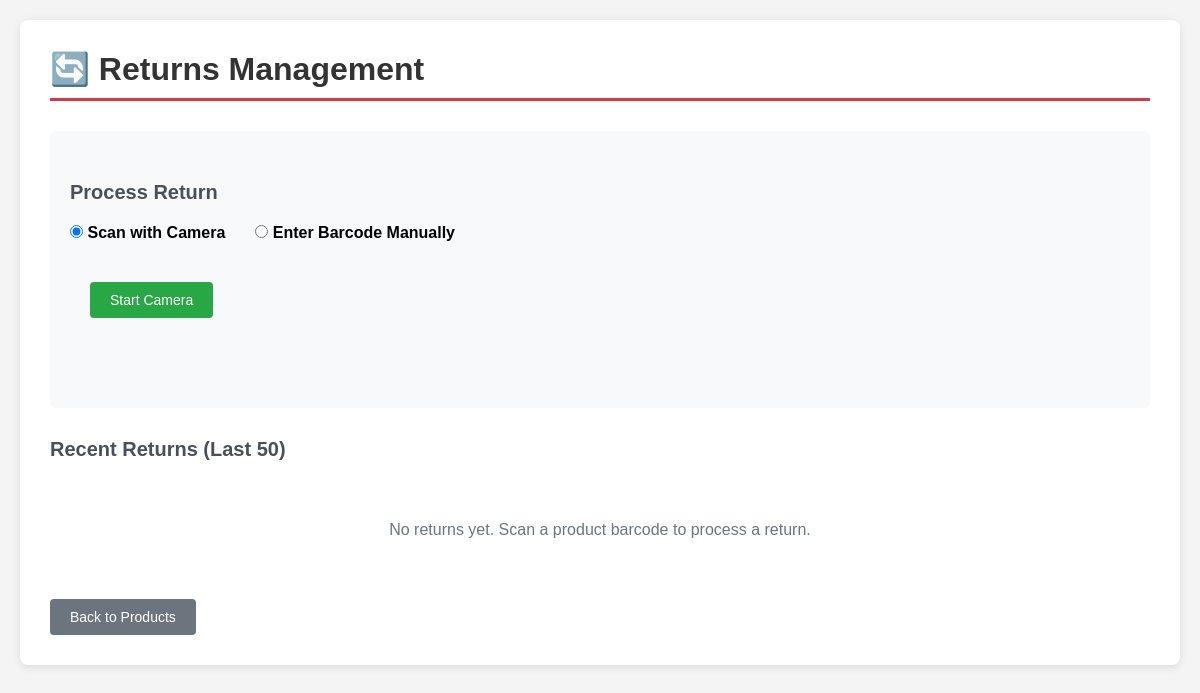
Page /returns on the earlier database version.
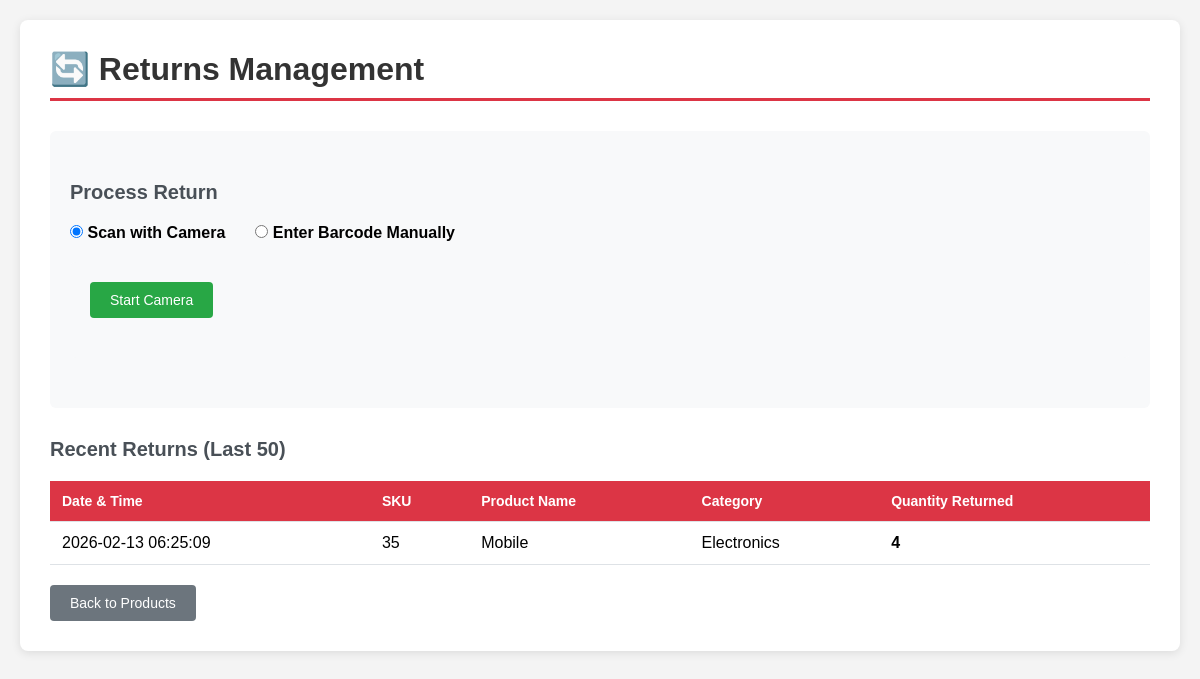
Same page on the later database version.
### tables this page shows
CREATE TABLE `STOCK MOVEMENT` (
            id INTEGER PRIMARY KEY AUTOINCREMENT,
            product_id INTEGER NOT NULL,
            type TEXT NOT NULL,
            quantity INTEGER NOT NULL,
            timestamp TIMESTAMP DEFAULT CURRENT_TIMESTAMP,
            FOREIGN KEY (product_id) REFERENCES `PRODUCT TABLE (Core Table)`(ID)
        );

CREATE TABLE `PRODUCT TABLE (Core Table)` (
            ID INTEGER PRIMARY KEY AUTOINCREMENT,
            sku TEXT NOT NULL UNIQUE,
            Name TEXT NOT NULL,
            category_id INTEGER,
            price REAL NOT NULL,
            quantity INTEGER NOT NULL,
            shelf_number TEXT NOT NULL,
            reorder_level INTEGER NOT NULL,
            created_at TIMESTAMP DEFAULT CURRENT_TIMESTAMP, barcode_path TEXT,
            FOREIGN KEY (category_id) REFERENCES `CATEGORY TABLE`(id)
        );

CREATE TABLE `CATEGORY TABLE` (
            id INTEGER PRIMARY KEY AUTOINCREMENT,
            name TEXT NOT NULL,
            created_at TIMESTAMP DEFAULT CURRENT_TIMESTAMP
        );

### app.py (the view)
@app.route('/returns')
def returns_page():
    conn = get_db_connection()
    returns = conn.execute('''
        SELECT sm.id, sm.product_id, sm.type, sm.quantity, sm.timestamp,
               p.sku, p.Name, c.name as category_name
        FROM `STOCK MOVEMENT` sm
        JOIN `PRODUCT TABLE (Core Table)` p ON sm.product_id = p.ID
        LEFT JOIN `CATEGORY TABLE` c ON p.category_id = c.id
        WHERE sm.type = 'RETURN'
        ORDER BY sm.timestamp DESC
        LIMIT 50
    ''').fetchall()
    conn.close()
    return render_template('returns.html', returns=returns)

### app.py (called while the page is built)
def get_db_connection():
    conn = sqlite3.connect(DATABASE)
    conn.row_factory = sqlite3.Row
    return conn

### templates/returns.html (shortened to what this page needs)
<!DOCTYPE html>
<html lang="en">
<head>
</head>
<body>
    <div class="container">
        <h1>🔄 Returns Management</h1>
        <div class="scanner-section">
            <h2>Process Return</h2>
            <div class="controls" style="margin-bottom: 20px;">
                <label style="font-size: 16px; font-weight: bold; margin-right: 20px;">
                    <input type="radio" name="return_scan_mode" value="camera" checked onchange="toggleReturnMode('camera')"> Scan with Camera
                </label>
                <label style="font-size: 16px; font-weight: bold;">
                    <input type="radio" name="return_scan_mode" value="manual" onchange="toggleReturnMode('manual')"> Enter Barcode Manually
                </label>
            </div>
            <div id="cameraModeReturn" class="scanner-section">
                <div class="controls">
                    <button id="startBtn" class="btn btn-success">Start Camera</button>
                </div>
            </div>
        </div>
        <div class="table-section">
            <h2>Recent Returns (Last 50)</h2>
            {% if returns %}
            <table>
                <thead>
                    <tr>
                        <th>Date & Time</th>
                        <th>SKU</th>
                        <th>Product Name</th>
                        <th>Category</th>
                        <th>Quantity Returned</th>
                    </tr>
                </thead>
                <tbody>
                    {% for return_item in returns %}
                    <tr>
                        <td>{{ return_item.timestamp }}</td>
                        <td>{{ return_item.sku }}</td>
                        <td>{{ return_item.Name }}</td>
                        <td>{{ return_item.category_name or '-' }}</td>
                        <td><strong>{{ return_item.quantity }}</strong></td>
                    </tr>
                    {% endfor %}
                </tbody>
            </table>
            {% else %}
            <div class="empty-state">
                <p>No returns yet. Scan a product barcode to process a return.</p>
            </div>
            {% endif %}
        </div>
        <a href="/products" class="btn btn-secondary back-link">Back to Products</a>
    </div>
</body>
</html>

Differences in the rows shown:
added STOCK MOVEMENT: timestamp "2026-02-13 06:25:09", sku "35", Name "Mobile", name "Electronics", quantity "4"
Other differences:
text no longer shown: "No returns yet. Scan a product barcode to process a return."
text now shown: "Date & Time SKU Product Name Category Quantity Returned"
